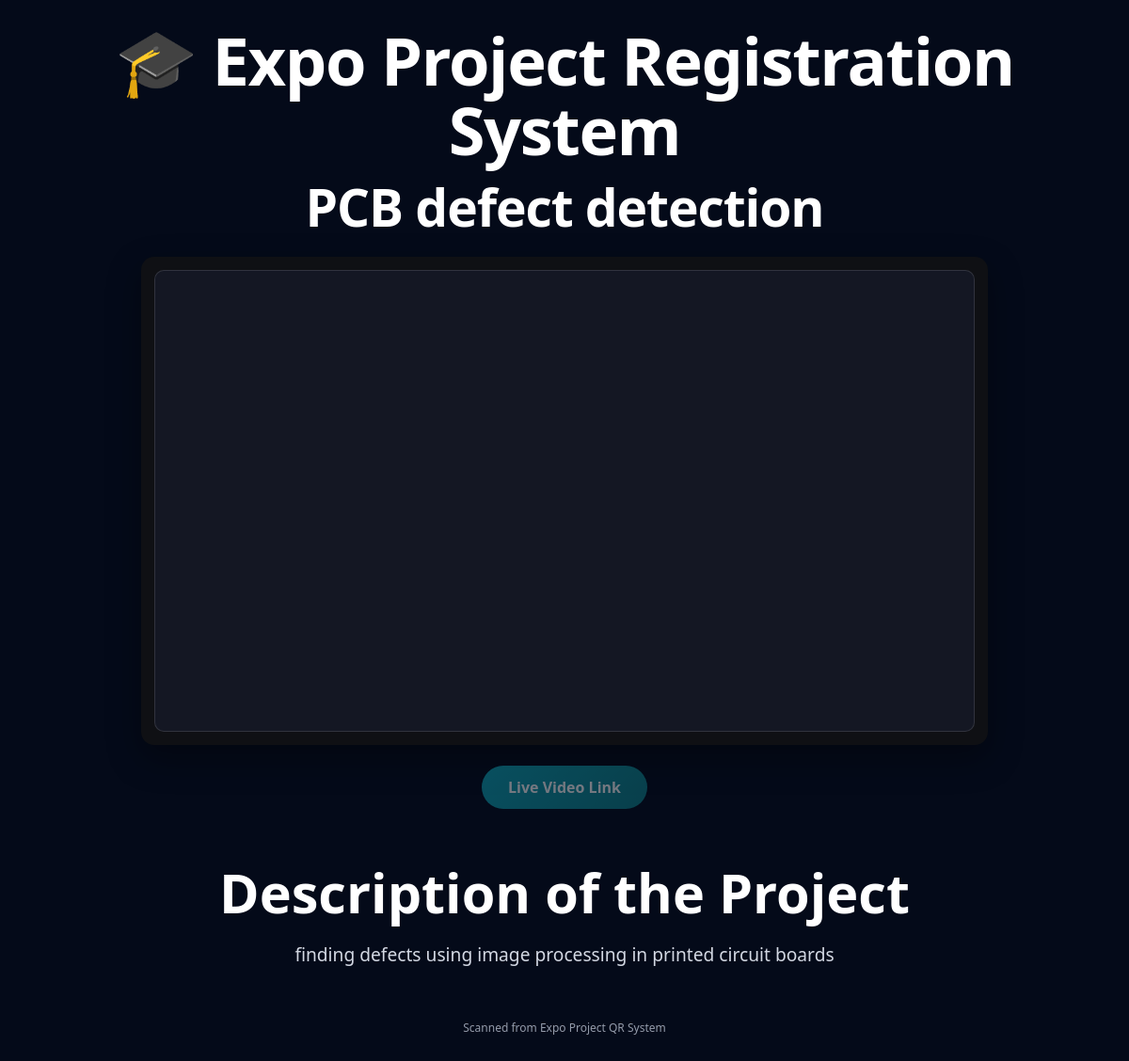
Screenshot of /?id=52 with the database file from the repository.
### tables this page shows
CREATE TABLE projects (
            id INTEGER PRIMARY KEY AUTOINCREMENT,
            name TEXT,
            roll TEXT,
            project_title TEXT,
            project_description TEXT,
            website_link TEXT,
            qr_path TEXT
        , video_link TEXT, created_at TEXT, expires_at TEXT);

### web_app.py (the view, shortened to what this page needs)
@app.route("/")
def index():
    project_id = request.args.get("id")
    if project_id:
        project_data = get_project_by_id(project_id)
        if project_data:
            expires_at = project_data[8]
            if is_qr_expired(expires_at):
                return render_template("qr_expired.html", project_title=project_data[3], expires_at=expires_at)
            website = project_data[5]
            description = project_data[4]
            video_link = project_data[6]
            video = get_video_context(video_link)
            return render_template(
                "project_detail.html",
                project_title=project_data[3],
                live_video_link=(video_link or "").strip(),
                description=description,
                video_mode=video["video_mode"],
                video_src=video["video_src"],
            )
        else:
            return render_template("project_not_found.html")

### web_app.py (called while the page is built, shortened)
def get_project_by_id(project_id):
    try:
        conn = sqlite3.connect(DATABASE)
        cursor = conn.cursor()
        cursor.execute(
            """
            SELECT
                id,
                name,
                roll,
                project_title,
                project_description,
                website_link,
                video_link,
                qr_path,
                expires_at
            FROM projects
            WHERE id = ?
            """,
            (project_id,),
        )
        data = cursor.fetchone()
        conn.close()
        return data
    except Exception as e:
        print("Database Error:", e)
        return None

def is_qr_expired(expires_at_text):
    if not expires_at_text:
        return False
    try:
        expires_at = datetime.fromisoformat(expires_at_text)
        return datetime.utcnow() > expires_at
    except ValueError:
        return False

def get_youtube_embed_url(url):
    if not url:
        return None

def get_video_context(video_link):
    candidate = (video_link or "").strip()
    youtube_embed = get_youtube_embed_url(candidate)
    if youtube_embed:
        return {
            "video_mode": "youtube",
            "video_src": youtube_embed,
        }
    lower = candidate.lower()
    if lower.endswith((".mp4", ".webm", ".ogg")):
        return {
            "video_mode": "direct",
            "video_src": candidate,
        }
    return {
        "video_mode": None,
        "video_src": "",
    }

### templates/project_detail.html (shortened to what this page needs)
<!DOCTYPE html>
<html lang="en">
<head>
</head>
<body>
<div class="container">
    <div class="header">
        <div class="system-title">🎓 Expo Project Registration System</div>
        <div class="project-title">{{ project_title }}</div>
    </div>
    <div class="video-section">
        {% if video_mode == "direct" %}
        <video playsinline controls preload="metadata">
            <source src="{{ video_src }}">
            Your browser does not support the video tag.
        </video>
        {% else %}
        <div class="video-placeholder"></div>
        {% endif %}
    </div>
    <div class="link-wrap">
        {% if live_video_link %}
        <a class="live-link" href="{{ live_video_link }}" target="_blank" rel="noopener noreferrer">Live Video Link</a>
        {% else %}
        <span class="live-link disabled">Live Video Link</span>
        {% endif %}
    </div>
    <div class="content">
        <div class="detail">
            <div class="label">Description of the Project</div>
            <div class="value">{{ description }}</div>
        </div>
    </div>
    <div class="footer">
        Scanned from Expo Project QR System
    </div>
</div>
</body>
</html>

### templates/project_detail.html (style rules this page uses)
* { margin: 0; padding: 0; box-sizing: border-box; }
body { font-family: "Segoe UI", Tahoma, Geneva, Verdana, sans-serif; background: #040a19; min-height: 100vh; padding: 28px 18px 44px; color: #f3f5f9; }
.container { max-width: 980px; margin: auto; text-align: center; }
.header { margin-bottom: 24px; }
.system-title { color: #ffffff; font-size: clamp(2.4rem, 6vw, 4.4rem); line-height: 1.05; font-weight: 800; margin-bottom: 14px; letter-spacing: -0.02em; }
.project-title { color: #ffffff; font-size: clamp(1.8rem, 4.6vw, 3.5rem); line-height: 1.08; font-weight: 800; letter-spacing: -0.02em; text-wrap: balance; }
.video-section { margin: 0 auto; width: min(100%, 900px); background: #0f1014; border-radius: 14px; padding: 14px; box-shadow: 0 14px 35px rgba(0, 0, 0, 0.35); }
.video-placeholder { width: 100%; border-radius: 10px; background: #141723; aspect-ratio: 16 / 9; border: 1px solid rgba(255, 255, 255, 0.12); }
.link-wrap { margin-top: 22px; }
.live-link { display: inline-block; background: linear-gradient(135deg, #0fa6b8, #0f7f87); color: #ffffff; text-decoration: none; font-weight: 700; padding: 12px 28px; border-radius: 999px; box-shadow: 0 8px 22px rgba(6, 147, 162, 0.35); transition: transform 0.2s ease, box-shadow 0.2s ease, opacity 0.2s ease; }
.live-link.disabled { pointer-events: none; opacity: 0.45; box-shadow: none; }
.content { margin: 28px auto 0; width: min(100%, 860px); padding: clamp(16px, 2.5vw, 28px) clamp(16px, 3vw, 24px); }
.detail { margin: 0; }
.label { font-size: clamp(2.1rem, 5vw, 3.6rem); color: #ffffff; font-weight: 800; margin-bottom: 18px; line-height: 1.15; text-wrap: balance; }
.value { color: #d3d8e3; line-height: 1.55; font-size: clamp(1.05rem, 1.9vw, 1.2rem); max-width: 60ch; margin: 0 auto; white-space: pre-line; }
.footer { margin-top: 26px; font-size: 12px; color: #aeb5c4; opacity: 0.85; }

### rows the page displays
projects: project_title "PCB defect detection", project_description "finding defects using image processing in printed circuit boards"
